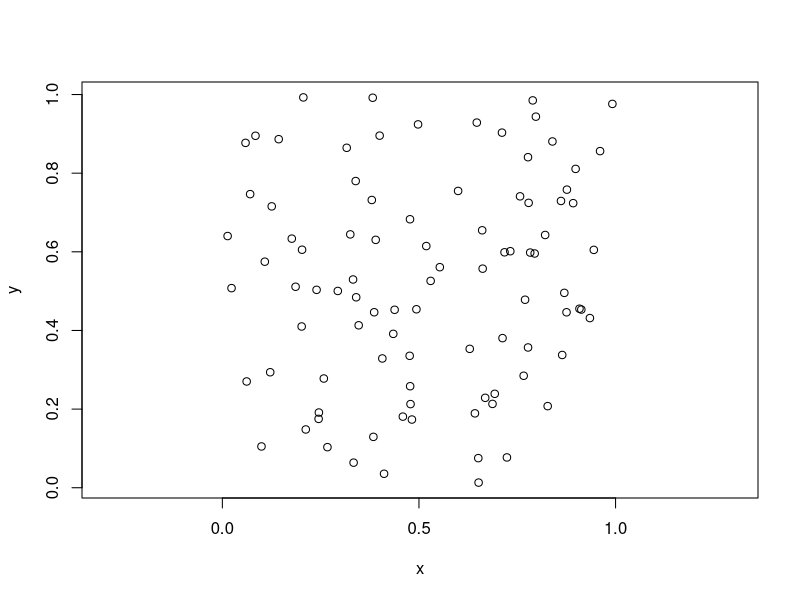
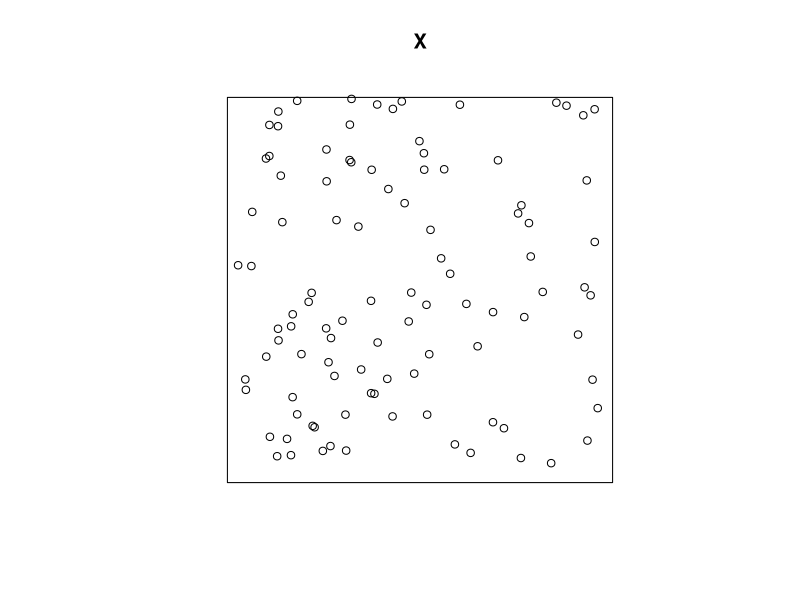

These figures' R source, in order:
## ---- chunk 1
knitr::opts_chunk$set(echo = TRUE)
## ---- chunk 2
library(spatstat)
set.seed(1)
lambda <- 100

# Step 1: draw the random number of points
n <- rpois(1, lambda)     # which function draws a Poisson random number?

# Step 2: place the points uniformly in the unit square
x <- runif(n)
y <- runif(n)
plot(x, y, asp = 1)

# Turn it into a point pattern so we can use spatstat tools on it
Xhand <- ppp(x, y, window = owin(c(0, 1), c(0, 1)))
## ---- chunk 3
X <- rpoispp(lambda)
plot(X)
## ---- chunk 4
q <- as.vector(quadratcount(X, nx = 5, ny = 5))
var(q) / mean(q)
